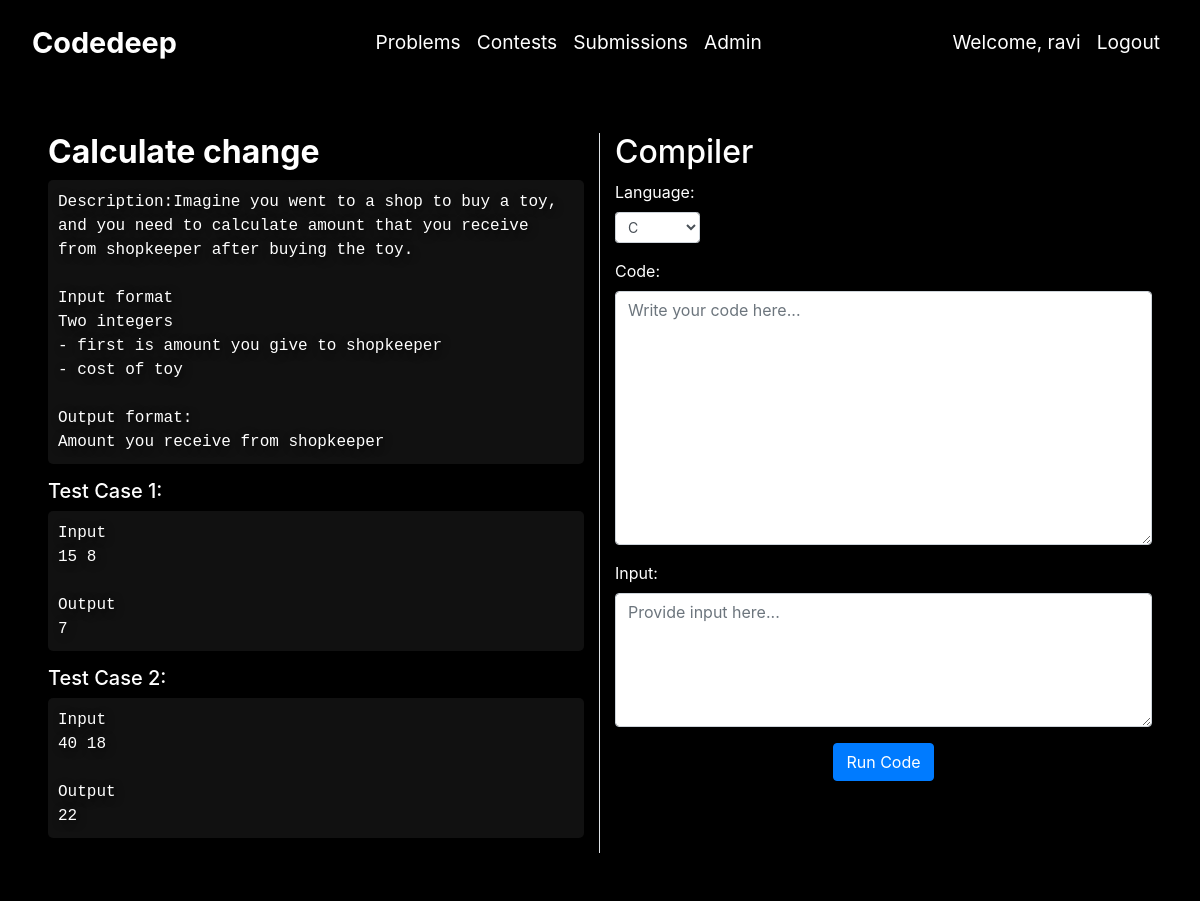
Screenshot of /problems/2/ (signed in) with the database file from the repository.
### problems/models.py (models this page shows, shortened)
class problem(models.Model):
    name = models.CharField(max_length=50)
    description = models.TextField(help_text="Enter the problem description. Use newlines to format the text.")
    testcase1 = models.TextField(help_text="Enter the first test case. Use newlines to format the input and output.")
    testcase2 = models.TextField(help_text="Enter the second test case. Use newlines to format the input and output.")
    solution_code = models.TextField(blank=True, null=True, help_text="Python solution code for this problem")

### problems/views.py (the view)
# urls.py: path('problems/<int:id>/',problem_detail),
@login_required
def problem_detail(request,id):
    req_problem = problem.objects.get(id=id)
    if request.method == "POST":
        language = request.POST.get('language')
        code = request.POST.get('code')
        inputData = request.POST.get('input')
        submission = codeSubmission(
            user=request.user,
            problem=req_problem,
            language=language,
            code=code,
            inputData=inputData
        )
        submission.save()
        outputData = runCode(language, code, inputData)
        submission.outputData = outputData
        if "Error:" in outputData or "error" in outputData.lower():
            if "compilation" in outputData.lower():
                submission.verdict = "CE"
            elif "timeout" in outputData.lower():
                submission.verdict = "TLE"
            else:
                submission.verdict = "RE"
        else:
            expected_output = ""
            if req_problem.solution_code:
                expected_output = runCode("py", req_problem.solution_code, inputData)
            else:
                expected_output = req_problem.testcase1
                print("No solution code found, using testcase1 as expected output")
            submission.expectedOutput = expected_output
            if compare_outputs(outputData, expected_output):
                print("OUTPUTS MATCH - ACCEPTED")
                submission.verdict = "AC"
            else:
                print("OUTPUTS DON'T MATCH - WRONG ANSWER")
                submission.verdict = "WA"
        submission.save()
        context = {
            "language": language,
            "code": code,
            "inputData": inputData,
            "outputData": outputData,
            "req_problem": req_problem,
            "submission": submission,
        }
        return render(request, "problem_result.html", context)
    else:
        context = {
            "req_problem": req_problem,
        }
        return render(request, "problem_detail.html", context)

### problems/templates/problem_detail.html (shortened to what this page needs)
{% extends 'base.html' %}
{% block content %}
<div class="container-fluid p-5">
    <div class="row">
        <div class="col-md-6 border-right text-left">
            <h2 style="font-weight: bold;">{{ req_problem.name }}</h2>
            <div class="problem-text">{{ req_problem.description }}</div>
            <h5>Test Case 1:</h5>
            <div class="problem-text">{{ req_problem.testcase1 }}</div>
            <h5>Test Case 2:</h5>
            <div class="problem-text">{{ req_problem.testcase2 }}</div>
        </div>
        <div class="col-md-6 text-left">
            <h2>Compiler</h2>
            <form method="POST">
                <div class="form-group">
                    <label for="language">Language:</label>
                    <select class="form-control form-control-sm" id="language" name="language">
                        <option value="c">C</option>
                    </select>
                </div>
                <div class="form-group">
                    <label for="code">Code:</label>
                    <textarea class="form-control" rows="10" name="code" id="code" placeholder="Write your code here..."></textarea>
                </div>
                <div class="form-group">
                    <label for="input">Input:</label>
                    <textarea class="form-control" rows="5" id="input" name="input" placeholder="Provide input here..."></textarea>
                </div>
                <div class="text-center">
                    <button type="submit" class="btn btn-primary">Run Code</button>
                </div>
            </form>
        </div>
    </div>
</div>
{% endblock %}

### problems/templates/base.html (shortened to what this page needs)
{% load static %}
<!DOCTYPE html>
<html lang="en">
<head>
    <link rel="stylesheet" href="https://cdn.jsdelivr.net/npm/bootstrap@4.6.2/dist/css/bootstrap.min.css">
</head>
<body>
    <div class="overlay"></div>
    <nav class="navbar navbar-expand-sm navbar-dark">
        <a class="navbar-brand" href="/">Codedeep</a>
        <ul class="navbar-nav center">
            {% if user.is_authenticated %}
                <li class="nav-item">
                    <a class="nav-link" href="/problems">Problems</a>
                </li>
                <li class="nav-item">
                    <a class="nav-link" href="/contests">Contests</a>
                </li>
                <li class="nav-item">
                    <a class="nav-link" href="/compiler/submissions/">Submissions</a>
                </li>
            {% endif %}
            <li class="nav-item">
                <a class="nav-link" href="/admin">Admin</a>
            </li>
        </ul>
        <ul class="navbar-nav ml-auto">
            {% if user.is_authenticated %}
                <li class="nav-item">
                    <a class="nav-link" href="#">Welcome, {{ user.username }}</a>
                </li>
                <li class="nav-item">
                    <a class="nav-link" href="/auth/logout">Logout</a>
                </li>
            {% endif %}
        </ul>
    </nav>
    <div class="content-container">
        {% block content %}{% endblock %}
    </div>
</body>
</html>

### problems/templates/problem_detail.html (style rules this page uses)
body { background: none; background-color: #000; color: rgb(230, 230, 230); }
.form-group label { text-align: left; display: block; }
.form-control-sm { width: auto; }
.problem-text { white-space: pre-wrap; font-family: monospace; background-color: #111; padding: 10px; border-radius: 5px; margin-bottom: 15px; }

### rows the page displays
problem: name "Calculate change", description "Description:Imagine you went to a shop to buy a toy, and you need to calculate amount that you receive from shopkeeper after buying the toy. Input format Two integers - first is amount you give to shopkeeper - cost of toy Output format: Amount you receive from shopkeeper", testcase1 "Input 15 8 Output 7", testcase2 "Input 40 18 Output 22"

### other values shown
{{ user.username }} "ravi"
